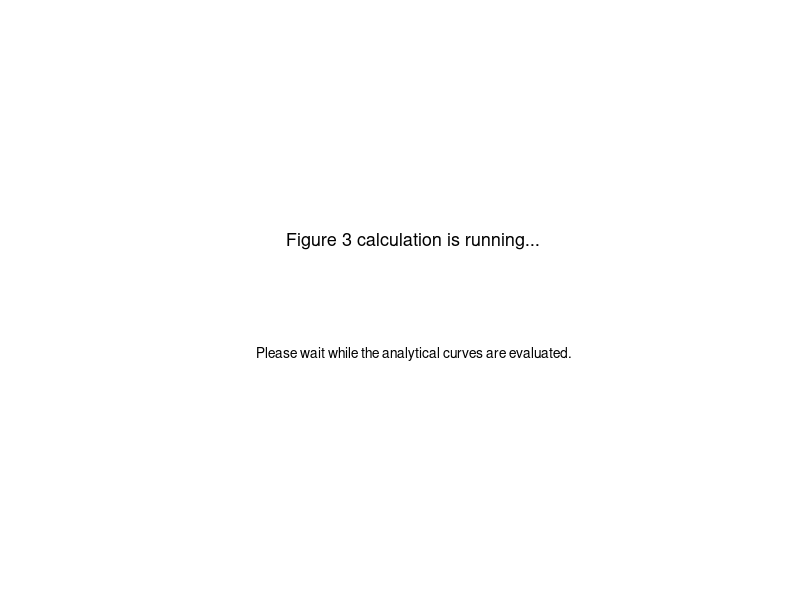

MATLAB code to generate this figure: (Note: this script raises an error after producing the figure.)
%% FIGURE 3: Effect of movable-antenna deployment under PSR
% Movable-antenna-assisted energy-harvesting AF relaying over
% alpha-eta-mu fading channels.
%
% Compared configurations:
%   1) Ns = 1, Nd = 1 : fixed antennas at source and destination
%   2) Ns = 3, Nd = 1 : movable antenna only at the source
%   3) Ns = 1, Nd = 3 : movable antenna only at the destination
%   4) Ns = 3, Nd = 3 : movable antennas at both terminals
%
% Analytical curves:
%   Exact numerical evaluation of the one-dimensional outage representation.
%
% Simulation markers:
%   Monte Carlo evaluation of the end-to-end AF SNR.
%
% The code uses chunked Monte Carlo simulation so that 1e7 realizations
% can be evaluated without storing all channel samples in memory.
%
% MATLAB requirement:
%   Local functions in scripts require MATLAB R2016b or newer.
%
% Generated files:
%   Fig03_MA_Deployment_PSR.pdf   (vector PDF for LaTeX)
%   Fig03_MA_Deployment_PSR.png   (600-dpi backup)
%   Fig03_MA_Deployment_PSR.eps
%   Fig03_MA_Deployment_PSR_Data.csv

clear; clc; close all;
rng(2026,'twister');

set(groot,'defaultFigureVisible','on');

% Open a visible status window immediately so the user can confirm
% that the script has started.
statusFig = figure('Color','w', ...
                   'Visible','on', ...
                   'Name','Figure 3 calculation status', ...
                   'NumberTitle','off', ...
                   'Position',[300 300 560 190]);

statusAx = axes(statusFig);
axis(statusAx,'off');

statusText = text(statusAx,0.5,0.60, ...
    'Figure 3 calculation is running...', ...
    'HorizontalAlignment','center', ...
    'FontSize',13);

statusSubText = text(statusAx,0.5,0.37, ...
    'Please wait while the analytical curves are evaluated.', ...
    'HorizontalAlignment','center', ...
    'FontSize',10);

drawnow;

%% ---------------------------- Configuration -----------------------------
cfg.alpha1 = 2;
cfg.eta1   = 0.5;
cfg.mu1    = 2;
cfg.Omega1 = 1;
cfg.format1 = 1;                    % Format I

cfg.alpha2 = 2;
cfg.eta2   = 0.5;
cfg.mu2    = 2;
cfg.Omega2 = 1;
cfg.format2 = 1;                    % Format I

cfg.zeta   = 0.8;
cfg.lambda = 0.6;                   % PSR power-splitting factor
cfg.R      = 2;                     % bit/s/Hz

cfg.snr_dB = 0:2:30;                % average source transmit SNR
cfg.Nmc    = 1e8;                   % journal-quality Monte Carlo samples
cfg.chunkSize = 2e8;                % memory-efficient simulation block

cfg.seriesTol = 1e-13;
cfg.Kmax      = 500;

cfg.RelTol = 1e-7;
cfg.AbsTol = 1e-11;

% Antenna-deployment configurations: [Ns, Nd]
configs = [1 1;
           3 1;
           1 3;
           3 3];

configLabels = { ...
 '$N_s=1,\;N_d=1$', ...
    '$N_s=3,\;N_d=1$', ...
    '$N_s=1,\;N_d=3$', ...
    '$N_s=3,\;N_d=3$'};

% Analytical curves use distinct colors while preserving line styles.
lineStyles = {':','--','-.','-'};

lineColors = [
    0       0.4470 0.7410;   % Ns=1, Nd=1  blue
    0.8500  0.3250 0.0980;   % Ns=3, Nd=1  orange/red
    0.4660  0.6740 0.1880;   % Ns=1, Nd=3  green
    0.4940  0.1840 0.5560    % Ns=3, Nd=3  purple
];

%% -------------------- Build parent fading distributions -----------------
mix1 = buildAEMMixture(cfg.alpha1, cfg.eta1, cfg.mu1, ...
                       cfg.Omega1, cfg.format1, ...
                       cfg.seriesTol, cfg.Kmax);

mix2 = buildAEMMixture(cfg.alpha2, cfg.eta2, cfg.mu2, ...
                       cfg.Omega2, cfg.format2, ...
                       cfg.seriesTol, cfg.Kmax);

fprintf('First-hop mixture terms retained : %d\n', numel(mix1.w));
fprintf('Second-hop mixture terms retained: %d\n', numel(mix2.w));

%% ---------------------- Basic PDF validation ----------------------------
pdfMass1 = integral(@(z) aemPDF(z,mix1),0,Inf, ...
                    'RelTol',1e-8,'AbsTol',1e-11);
pdfMass2 = integral(@(z) aemPDF(z,mix2),0,Inf, ...
                    'RelTol',1e-8,'AbsTol',1e-11);

fprintf('Integral of first-hop parent PDF : %.12f\n',pdfMass1);
fprintf('Integral of second-hop parent PDF: %.12f\n\n',pdfMass2);

if abs(pdfMass1-1)>1e-6 || abs(pdfMass2-1)>1e-6
    warning(['A parent PDF does not integrate sufficiently close to one. ', ...
             'Increase cfg.Kmax or inspect the fading parameters.']);
end

%% ---------------------- PSR protocol parameters -------------------------
snrLin  = 10.^(cfg.snr_dB/10);
gammaTh = 2^(2*cfg.R)-1;

% Under PSR:
%   gamma1 = aX,  a = (1-lambda) Ps/N0
%   gamma2 = bXY, b = zeta lambda Ps/N0
aVec = (1-cfg.lambda).*snrLin;
bVec = cfg.zeta*cfg.lambda.*snrLin;

nSNR    = numel(snrLin);
nConfig = size(configs,1);

%% ---------------- Exact analytical outage probability ------------------
PoutAna = zeros(nSNR,nConfig);

fprintf('Evaluating exact analytical curves...\n');
statusText.String = 'Evaluating exact analytical curves...';
statusSubText.String = 'The final graph will appear after all calculations finish.';
drawnow;

for c = 1:nConfig
    Ns = configs(c,1);
    Nd = configs(c,2);

    fprintf('  Configuration Ns=%d, Nd=%d\n',Ns,Nd);
    if isgraphics(statusText)
        statusText.String = sprintf('Analytical: (N_s,N_d)=(%d,%d)',Ns,Nd);
        drawnow;
    end

    for q = 1:nSNR
        PoutAna(q,c) = outageExactNumerical( ...
            aVec(q),bVec(q),gammaTh,Ns,Nd, ...
            mix1,mix2,cfg.RelTol,cfg.AbsTol);
    end
end

fprintf('\n');

%% ---------------- Chunked Monte Carlo simulation -----------------------
outageCounts = zeros(nSNR,nConfig);
processed = 0;
maxNs = max(configs(:,1));
maxNd = max(configs(:,2));

fprintf('Running Monte Carlo simulation with %.0e realizations...\n',cfg.Nmc);
if isgraphics(statusText)
    statusText.String = 'Running Monte Carlo simulation...';
    statusSubText.String = sprintf('0 of %.0f realizations processed',cfg.Nmc);
    drawnow;
end

while processed < cfg.Nmc
    thisChunk = min(cfg.chunkSize,cfg.Nmc-processed);

    % Generate first-hop candidate gains.
    Xcand = zeros(thisChunk,maxNs);
    for n = 1:maxNs
        Xcand(:,n) = sampleAEM(mix1,thisChunk);
    end

    % Generate second-hop candidate gains.
    Ycand = zeros(thisChunk,maxNd);
    for m = 1:maxNd
        Ycand(:,m) = sampleAEM(mix2,thisChunk);
    end

    % Selected gains required by the four configurations.
    X1 = Xcand(:,1);
    X3 = max(Xcand(:,1:3),[],2);
    Y1 = Ycand(:,1);
    Y3 = max(Ycand(:,1:3),[],2);

    for c = 1:nConfig
        Ns = configs(c,1);
        Nd = configs(c,2);

        if Ns == 1
            X = X1;
        else
            X = X3;
        end

        if Nd == 1
            Y = Y1;
        else
            Y = Y3;
        end

        for q = 1:nSNR
            gamma1  = aVec(q).*X;
            gamma2  = bVec(q).*X.*Y;
            gammaAF = (gamma1.*gamma2)./(gamma1+gamma2+1);

            outageCounts(q,c) = outageCounts(q,c) + ...
                                sum(gammaAF < gammaTh);
        end
    end

    processed = processed + thisChunk;

    if mod(processed,1e6)==0 || processed==cfg.Nmc
        fprintf('  Processed %.0f of %.0f realizations\n', ...
                processed,cfg.Nmc);
    end
end

PoutMC = outageCounts./cfg.Nmc;

%% ----------------------- Display numerical agreement -------------------
fprintf('\nAnalytical and simulation results:\n');

for c = 1:nConfig
    fprintf('\nConfiguration Ns=%d, Nd=%d\n', ...
            configs(c,1),configs(c,2));

    for q = 1:nSNR
        fprintf(['  SNR=%4.1f dB | Analytical=%.4e | ', ...
                 'Simulation=%.4e | outages=%d\n'], ...
                 cfg.snr_dB(q),PoutAna(q,c),PoutMC(q,c), ...
                 outageCounts(q,c));
    end
end

%% ------------------------------ Plot -----------------------------------
if isgraphics(statusFig)
    close(statusFig);
end

fig = figure('Color','w', ...
             'Units','inches', ...
             'Position',[1 1 3.5 3.10], ...
             'Visible','on', ...
             'Renderer','opengl');



ax = axes(fig);
set(ax,'YScale','log');
hold(ax,'on');

hLine = gobjects(nConfig,1);

% Use alternate SNR points for simulation markers to reduce clutter.
markerIndex = 1:2:nSNR;
if markerIndex(end) ~= nSNR
    markerIndex = [markerIndex nSNR];
end

for c = 1:nConfig
    % Analytical lines: all black.
    hLine(c) = plot(ax,cfg.snr_dB,PoutAna(:,c), ...
        lineStyles{c}, ...
        'Color',lineColors(c,:), ...
        'LineWidth',1, ...
        'DisplayName',configLabels{c});

    % Simulation markers: common black open circles.
    mcToPlot = PoutMC(markerIndex,c);
    mcToPlot(mcToPlot==0) = NaN;

    plot(ax,cfg.snr_dB(markerIndex),mcToPlot,'o', ...
        'LineStyle','none', ...
        'Color','k', ...
        'MarkerFaceColor','none',...
        'MarkerSize',5, ...
        'LineWidth',0.8, ...
        'HandleVisibility','off');
end

% Dummy marker for the simulation legend entry.
hSim = plot(ax,NaN,NaN,'ko', ...
    'LineStyle','none', ...
    'MarkerFaceColor','w', ...
    'MarkerSize',5, ...
    'LineWidth',0.8, ...
    'DisplayName','Simulation');

grid(ax,'on');
box(ax,'on');

ax.YMinorGrid = 'on';
ax.XMinorGrid = 'off';
ax.GridAlpha = 0.22;
ax.MinorGridAlpha = 0.12;
ax.FontName = 'Times New Roman';
ax.FontSize = 8;
ax.LineWidth = 0.8;
ax.TickDir = 'in';
ax.Layer = 'top';

xlabel(ax, ...
    'Average source transmit SNR', ...
    'FontSize',9);

ylabel(ax, ...
    'Outage probability', ...
    'FontSize',9);

legendLabels = { ...
    '$N_s=1,\;N_d=1$', ...
    '$N_s=3,\;N_d=1$', ...
    '$N_s=1,\;N_d=3$', ...
    '$N_s=3,\;N_d=3$', ...
    'Simulation'};

lgd = legend(ax,[hLine;hSim], ...
    legendLabels, ...
    'Location','southwest', ...
    'Interpreter','latex');

lgd.FontSize = 11;      % <-- increase from 8 to 12
lgd.Box = 'on';
lgd.LineWidth = 1;
lgd.ItemTokenSize = [11 11];

drawnow
lgd.Position(3) = lgd.Position(3)*1.15;

xlim(ax,[min(cfg.snr_dB) max(cfg.snr_dB)]);
ylim(ax,[1e-6 1]);

xticks(ax,0:5:30);
yticks(ax,10.^(-6:0));

drawnow;
figure(fig);
shg;

%% ---------------------------- Save outputs ------------------------------
set(fig,'PaperPositionMode','auto');

print(fig,'Fig03_MA_Deployment_PSR.pdf','-dpdf','-painters');

exportgraphics(fig,'Fig03_MA_Deployment_PSR.png', ...
               'Resolution',600, ...
               'BackgroundColor','white');

print(fig,'Fig03_MA_Deployment_PSR.eps','-depsc2','-r600');

T = table(cfg.snr_dB(:), ...
          PoutAna(:,1),PoutMC(:,1),outageCounts(:,1), ...
          PoutAna(:,2),PoutMC(:,2),outageCounts(:,2), ...
          PoutAna(:,3),PoutMC(:,3),outageCounts(:,3), ...
          PoutAna(:,4),PoutMC(:,4),outageCounts(:,4), ...
    'VariableNames', { ...
        'SNR_dB', ...
        'Ns1_Nd1_Analytical','Ns1_Nd1_MC','Ns1_Nd1_OutageCount', ...
        'Ns3_Nd1_Analytical','Ns3_Nd1_MC','Ns3_Nd1_OutageCount', ...
        'Ns1_Nd3_Analytical','Ns1_Nd3_MC','Ns1_Nd3_OutageCount', ...
        'Ns3_Nd3_Analytical','Ns3_Nd3_MC','Ns3_Nd3_OutageCount'});

writetable(T,'Fig03_MA_Deployment_PSR_Data.csv');

fprintf('\nFigure 2 and numerical results have been exported.\n');

%% =======================================================================
%                           LOCAL FUNCTIONS
% ========================================================================

function mix = buildAEMMixture(alpha,eta,mu,Omega,formatNo,tol,Kmax)
%BUILDAEMMIXTURE Gamma-mixture representation of alpha-eta-mu fading.

    validateattributes(alpha,{'numeric'},{'scalar','real','positive'});
    validateattributes(mu,{'numeric'},{'scalar','real','positive'});
    validateattributes(Omega,{'numeric'},{'scalar','real','positive'});

    [h,H] = etaAuxiliary(eta,formatNo);
    c = 2*mu*h;

    if abs(H)<1e-15
        k = 0;
        w = 1;
    else
        k = (0:Kmax).';

        logw = log(2)+0.5*log(pi) ...
             +2*mu*log(mu)+mu*log(h)-gammaln(mu) ...
             +2*k.*log(abs(mu*H)) ...
             -gammaln(k+1) ...
             -gammaln(mu+k+0.5) ...
             -2*(mu+k).*log(c) ...
             +gammaln(2*(mu+k));

        wAll = exp(logw);
        totalMass = sum(wAll);

        if abs(totalMass-1)>1e-8
            warning(['The series mass at Kmax=%d is %.12g rather than 1. ', ...
                     'Increase Kmax for these fading parameters.'], ...
                     Kmax,totalMass);
        end

        cumulativeMass = cumsum(wAll);
        last = find(cumulativeMass>=1-tol,1,'first');

        if isempty(last)
            last = numel(wAll);
        end

        k = k(1:last);
        w = wAll(1:last);
        w = w/sum(w);
    end

    mix.alpha = alpha;
    mix.eta = eta;
    mix.mu = mu;
    mix.Omega = Omega;
    mix.formatNo = formatNo;
    mix.h = h;
    mix.H = H;
    mix.c = c;
    mix.k = k;
    mix.shape = 2*(mu+k);
    mix.w = w;
end

function [h,H] = etaAuxiliary(eta,formatNo)
%ETAAUXILIARY Auxiliary h and H parameters.

    switch formatNo
        case 1
            if ~(eta>0)
                error('For Format I, eta must satisfy eta>0.');
            end
            h = (1+eta)^2/(4*eta);
            H = (1-eta^2)/(4*eta);

        case 2
            if ~(eta>-1 && eta<1)
                error('For Format II, eta must satisfy -1<eta<1.');
            end
            h = 1/(1-eta^2);
            H = eta/(1-eta^2);

        otherwise
            error('formatNo must be 1 or 2.');
    end
end

function F = aemCDF(z,mix)
%AEMCDF Parent alpha-eta-mu power-gain CDF.

    originalSize = size(z);
    z = z(:).';

    F = zeros(size(z));
    positive = z>0 & isfinite(z);

    if any(positive)
        u = mix.c.*(z(positive)./mix.Omega).^(mix.alpha/2);
        Fpos = zeros(size(u));

        for k = 1:numel(mix.w)
            Fpos = Fpos + mix.w(k).* ...
                   gammainc(u,mix.shape(k),'lower');
        end

        F(positive) = Fpos;
    end

    F(isinf(z) & z>0) = 1;
    F(z<=0) = 0;
    F = min(max(F,0),1);
    F = reshape(F,originalSize);
end

function f = aemPDF(z,mix)
%AEMPDF Parent alpha-eta-mu power-gain PDF.

    originalSize = size(z);
    z = z(:).';

    f = zeros(size(z));
    positive = z>0 & isfinite(z);

    if any(positive)
        zp = z(positive);
        u = mix.c.*(zp./mix.Omega).^(mix.alpha/2);

        duDz = mix.c.*(mix.alpha/2)./mix.Omega ...
             .*(zp./mix.Omega).^(mix.alpha/2-1);

        fpos = zeros(size(zp));

        for k = 1:numel(mix.w)
            s = mix.shape(k);
            gammaPDF = exp((s-1).*log(u)-u-gammaln(s));
            fpos = fpos + mix.w(k).*gammaPDF.*duDz;
        end

        f(positive) = fpos;
    end

    f(z<=0) = 0;
    f = reshape(f,originalSize);
end

function z = sampleAEM(mix,N)
%SAMPLEAEM Generate N alpha-eta-mu parent-gain samples.

    uCat = rand(N,1);
    cumulativeWeights = cumsum(mix.w);
    cumulativeWeights(end) = 1;

    idx = ones(N,1,'uint16');

    for k = 1:numel(cumulativeWeights)-1
        idx(uCat>cumulativeWeights(k)) = k+1;
    end

    shapePerSample = mix.shape(double(idx));
    gammaSample = randg(shapePerSample);

    z = mix.Omega.*(gammaSample./mix.c).^(2/mix.alpha);
end

function Pout = outageExactNumerical(a,b,gammaTh,Ns,Nd, ...
                                     mix1,mix2,RelTol,AbsTol)
%OUTAGEEXACTNUMERICAL Exact numerical evaluation of the one-dimensional outage representation.

    x0 = gammaTh/a;

    F1x0 = aemCDF(x0,mix1);
    L1 = F1x0^Ns;

    integrand = @(t) transformedIntegrand( ...
        t,x0,a,b,gammaTh,Ns,Nd,mix1,mix2);

    L2 = integral(integrand,0,1, ...
                  'RelTol',RelTol, ...
                  'AbsTol',AbsTol);

    Pout = min(max(L1+L2,0),1);
end

function val = transformedIntegrand(t,x0,a,b,gammaTh, ...
                                    Ns,Nd,mix1,mix2)
%TRANSFORMEDINTEGRAND Integrand after x=x0+t/(1-t).

    val = zeros(size(t));
    valid = t>0 & t<1;

    if ~any(valid)
        return;
    end

    tv = t(valid);
    x = x0 + tv./(1-tv);
    jacobian = 1./(1-tv).^2;

    denominator = b.*x.*(a.*x-gammaTh);
    yThreshold = gammaTh.*(a.*x+1)./denominator;

    F2 = aemCDF(yThreshold,mix2);
    F1 = aemCDF(x,mix1);
    f1 = aemPDF(x,mix1);

    fX = Ns.*f1.*F1.^(Ns-1);
    FY = F2.^Nd;

    temp = FY.*fX.*jacobian;
    temp(~isfinite(temp)) = 0;

    val(valid) = temp;
end
